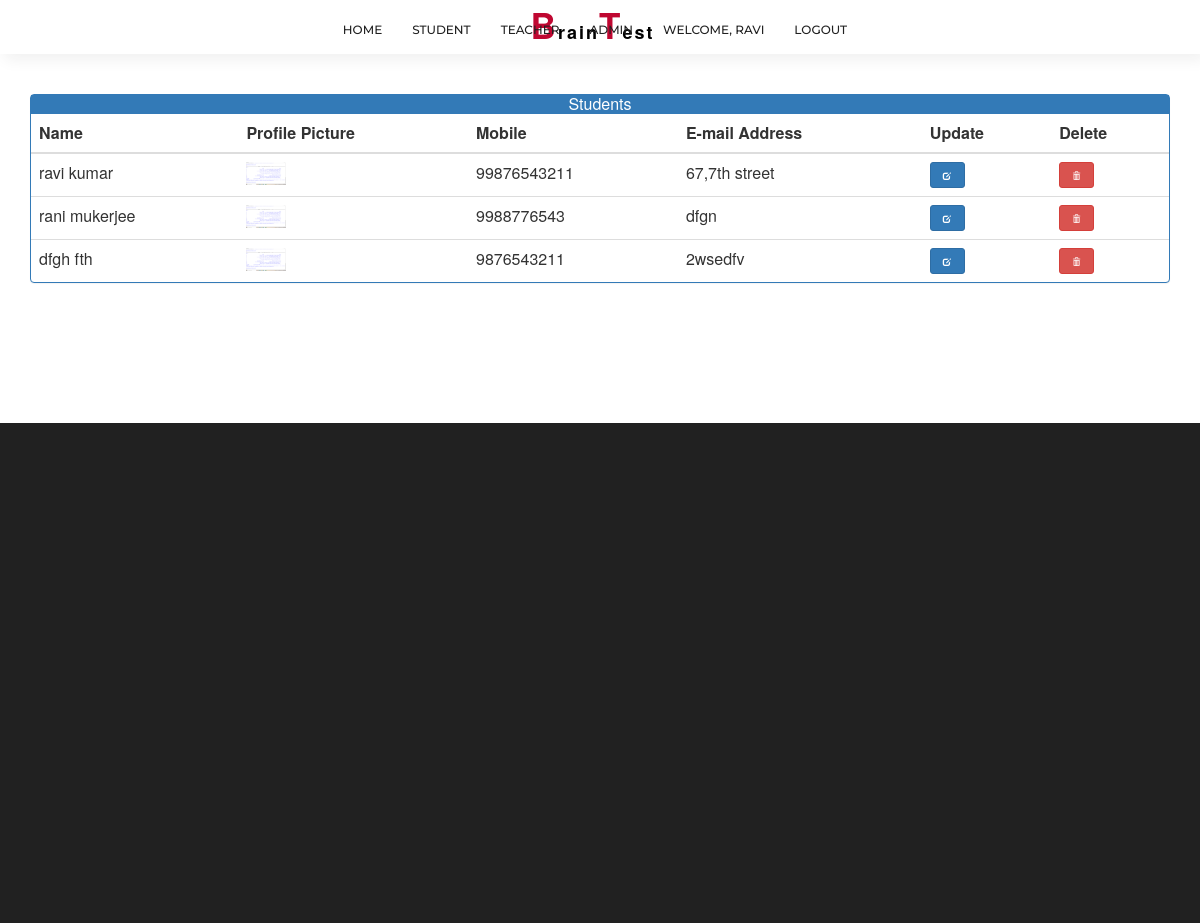
Screenshot of /admin-view-student (signed in) with the database file from the repository.
### student/models.py (models this page shows, shortened)
class Student(models.Model):
    user=models.OneToOneField(User,on_delete=models.CASCADE)
    profile_pic= models.ImageField(upload_to='Student/',null=True,blank=True)
    address = models.CharField(max_length=40)
    mobile = models.CharField(max_length=20,null=False)
    @property
    def get_name(self):
        return self.user.first_name+" "+self.user.last_name

### quiz/views.py (the view)
# urls.py: path('admin-view-student', views.admin_view_student_view, name='admin-view-student'),
@login_required(login_url='adminlogin')
def admin_view_student_view(request):
    students= SMODEL.Student.objects.all()
    return render(request,'admin/admin_view_student.html',{'students':students})

### templates/admin/admin_view_student.html (shortened to what this page needs)
{% extends 'base.html' %}
{% load static %}
{% block content %}
{% load widget_tweaks %}
<head>
  <link href="//netdna.bootstrapcdn.com/bootstrap/3.0.0/css/bootstrap.min.css" rel="stylesheet" id="bootstrap-css">
</head>
<br><br>
<div class="container">
  <div class="panel panel-primary">
    <div class="panel-heading">
      <h6 class="panel-title">Students</h6>
    </div>
    <table class="table table-hover" id="dev-table">
      <thead>
        <tr>
          <th>Name</th>
          <th>Profile Picture</th>
          <th>Mobile</th>
          <th>E-mail Address</th>
          <th>Update</th>
          <th>Delete</th>
        </tr>
      </thead>
      {% for t in students %}
      <tr>
        <td> {{t.get_name}}</td>
        <td> <img src="{{t.profile_pic.url}}" alt="Profile Pic" height="40px" width="40px" /></td>
        <td>{{t.mobile}}</td>
        <td>{{t.address}}</td>
        <td><a class="btn btn-primary btn-xs" href="{% url 'update-student' t.id  %}"><span class="glyphicon glyphicon-edit"></span></a></td>
        <td><a class="btn btn-danger btn-xs" href="{% url 'delete-student' t.id  %}"><span class="glyphicon glyphicon-trash"></span></a></td>
      </tr>
      {% endfor %}
    </table>
  </div>
</div>
<br><br><br><br><br><br>
{% endblock %}

### templates/base.html (shortened to what this page needs)
{% load static %}
<html lang="en">
<head>
<link rel="stylesheet" href="{% static 'assets/css/master.css' %}">
<link rel="stylesheet" href="{% static 'assets/css/responsive.css' %}">
<link rel="stylesheet" type="{% static 'text/css" href="revolution/css/settings.css' %}">
<link rel="stylesheet" type="{% static 'text/css" href="revolution/css/layers.css' %}">
<link rel="stylesheet" type="{% static 'text/css" href="revolution/css/navigation.css' %}">
</head>
<body>
<div class="wrapper">
  <nav class="navbar navbar-default brand-center bootsnav on no-full">
    <div class="container">
      <div class="navbar-header">
        <a class="navbar-brand textlogo" href="/"><span>B</span>rain<span>T</span>est</a>
      </div>
      <div class="collapse navbar-collapse" id="navbar-menu">
        <ul class="nav navbar-nav navbar-left" data-in="fadeIn" data-out="fadeOut">
          <li class="dropdown megamenu-fw"> <a href="/" data-toggle="dropdown">Home</a>
          </li>
          <li class="dropdown"> <a href="#" class="dropdown-toggle" data-toggle="dropdown">
           Student
          </a>
          </li>
          <li class="dropdown"> <a href="#" class="dropdown-toggle" data-toggle="dropdown">Teacher</a>
          </li>
          <li class="dropdown"> <a href="#" class="dropdown-toggle" data-toggle="dropdown">Admin</a>
          </li>
          <li class="dropdown megamenu-fw"> <a href="/" data-toggle="dropdown">
            {% if user.is_authenticated %}
            Welcome, {{user.username}}
            {%endif%}
          </a>
          </li>
          {% if user.is_authenticated %}
                <li class="nav-item">
                  <a class="nav-link" href="/logout">Logout</a>
                </li>
                {% endif %}
        </ul>
      </div>
    </div>
  </nav>
  {% block content %}{% endblock %}
  <section class="dark-bg">
    <div class="container">
        <div class="row">
            <div class="col-md-12 col-sm-10 col-xs-10 centerize-col text-center social-icons-style-02">
              <ul class="md-icon">
                <li><a class="fb" href="#."><i class="icofont icofont-social-facebook"></i></a></li>
                <li><a class="tw" href="#."><i class="icofont icofont-social-twitter"></i></a></li>
                <li><a class="be" href="#."><i class="icofont icofont-social-behance"></i></a></li>
                <li><a class="in" href="#."><i class="icofont icofont-social-linkedin"></i></a></li>
                <li><a class="yt" href="#."><i class="icofont icofont-social-youtube"></i></a></li>
              </ul>
            </div>
        </div>
    </div>
  </section>
</div>
</body>
</html>

### quiz/static/assets/css/bootsnav.css (style rules this page uses)
nav.bootsnav .dropdown.megamenu-fw { position: static; }
nav.bootsnav .container { position: relative; }
nav.navbar.bootsnav { margin-bottom: 0; -moz-border-radius: 0px; -webkit-border-radius: 0px; -o-border-radius: 0px; border-radius: 0px; border: none; z-index: 998; background: #fff; min-height: 40px; -webkit-transition: all .3s ease; transition: all .3s ease; box-shadow: 5px 5px 15px 0 rgba(31, 31, 31, 0.07); border-bottom:1px solid rgba(255, 255, 255, 0.15); }
nav.navbar.bootsnav ul.nav > li > a { color: #212121; background-color: transparent; outline: none; margin-bottom: -2px; text-transform: uppercase; font-family: 'Montserrat', sans-serif; font-size: 12px; font-weight: 500; }
body { -webkit-transition: all 0.3s ease-in-out; -moz-transition: all 0.3s ease-in-out; -o-transition: all 0.3s ease-in-out; -ms-transition: all 0.3s ease-in-out; transition: all 0.3s ease-in-out; }
@media (min-width: 1024px) { nav.navbar.bootsnav ul.nav > li > a { padding: 20px 15px; } }
@media (min-width: 1024px) { nav.bootsnav.brand-center .navbar-header { display: block; width: 100%; position: absolute; text-align: center; top: 0; left: 0; } }
@media (min-width: 1024px) { nav.bootsnav.brand-center .navbar-brand { display: inline-block; float: none; } }
@media (min-width: 1024px) { nav.bootsnav.brand-center .navbar-collapse { text-align: center; display: inline-block; padding-left: 0; padding-right: 0; } }
@media (min-width: 1024px) { nav.bootsnav.brand-center ul.nav { float: none !important; margin-bottom: -5px !important; display: inline-block !important; } }

### templates/base.html (style rules this page uses)
.textlogo { font-size:3rem; line-height:3.5rem; font-weight:bold; color:black!important; letter-spacing:2px; }
.textlogo span { font-size:3.5rem; color:#BF0731; }
.dropdown a { text-transform:capitalize; }

### templates/admin/admin_view_student.html (style rules this page uses)
a:link { text-decoration: none; }
h6 { text-align: center; }
.row { margin: 100px; }

### rows the page displays
Student: get_name "ravi kumar", profile_pic (picture), mobile "99876543211", address "67,7th street"
Student: get_name "rani mukerjee", profile_pic (picture), mobile "9988776543", address "dfgn"
Student: get_name "dfgh fth", profile_pic (picture), mobile "9876543211", address "2wsedfv"

### other values shown
{{ user.username }} "RAVI"
